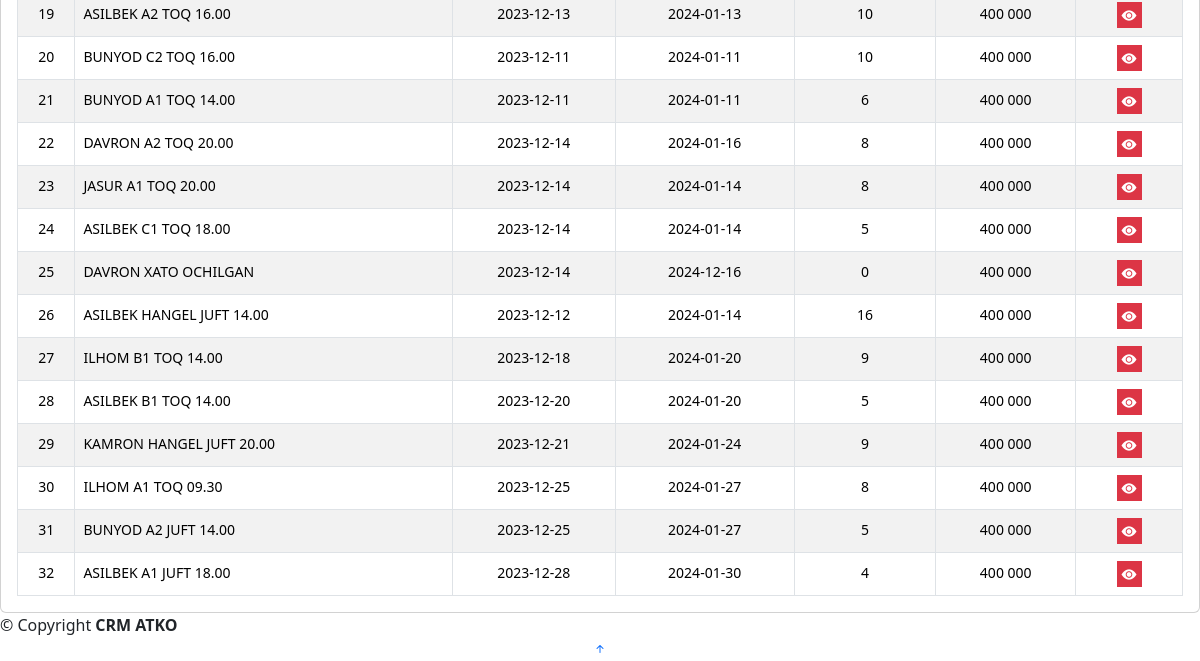
Page /guruhlar_active.php (signed in, lower part) on the earlier database version.
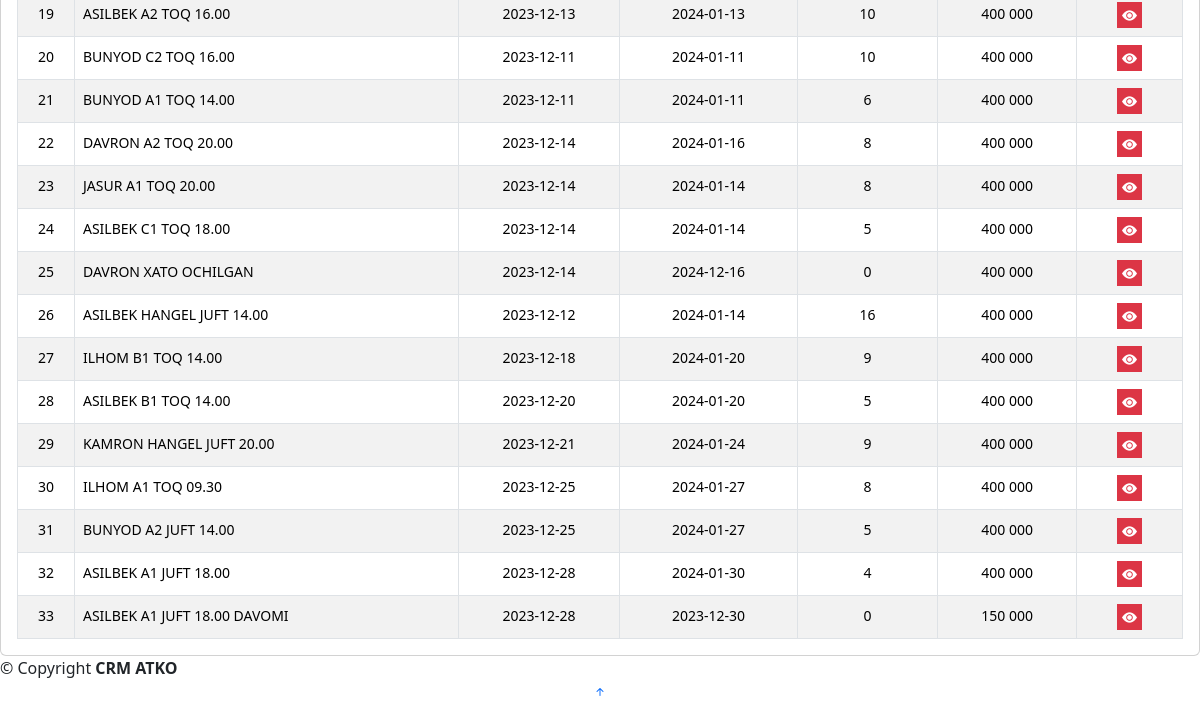
Same page on the later database version.
### tables this page shows
CREATE TABLE `guruh` (
  `id` int(11) NOT NULL,
  `GuruhID` varchar(25) NOT NULL,
  `GuruhName` varchar(170) NOT NULL,
  `GuruhSumma` varchar(20) NOT NULL,
  `TecherID` varchar(25) NOT NULL,
  `TechTulov` varchar(25) NOT NULL,
  `TechBonus` varchar(20) NOT NULL,
  `Start` date NOT NULL,
  `End` date NOT NULL,
  `RoomID` varchar(25) NOT NULL,
  `Dushanba` varchar(25) NOT NULL,
  `Seshanba` varchar(25) NOT NULL,
  `Chorshanba` varchar(25) NOT NULL,
  `Payshanba` varchar(25) NOT NULL,
  `Juma` varchar(25) NOT NULL,
  `Shanba` varchar(25) NOT NULL,
  `Meneger` varchar(20) NOT NULL,
  `InsertData` timestamp NOT NULL DEFAULT current_timestamp(),
  `UpdateData` timestamp NOT NULL DEFAULT current_timestamp()
);

### guruhlar_active.php (the view, shortened to what this page needs)
<!DOCTYPE html>
<html lang="en">
<head>
  <link href="assets/vendor/bootstrap/css/bootstrap.min.css" rel="stylesheet">
  <link href="assets/vendor/bootstrap-icons/bootstrap-icons.css" rel="stylesheet">
  <link href="assets/vendor/boxicons/css/boxicons.min.css" rel="stylesheet">
  <link href="assets/vendor/quill/quill.snow.css" rel="stylesheet">
  <link href="assets/vendor/quill/quill.bubble.css" rel="stylesheet">
  <link href="assets/vendor/remixicon/remixicon.css" rel="stylesheet">
  <link href="assets/vendor/simple-datatables/style.css" rel="stylesheet">
  <link href="assets/css/style.css" rel="stylesheet">
  <link href="https://cdn.datatables.net/1.10.18/css/dataTables.bootstrap4.min.css" rel="stylesheet">
</head>
<body>
  <?php  include("./connect/top.php"); ?>
  <main id="main" class="main">
    <section class="section contact">
        <div class="col-lg-12 col-12">
            <div class="info-box card px-3">
                <div class="table-responsive">
                <table  class="table table-bordered text-center align-baseline table-striped" style="font-size:14px;" id="dataTable" width="100%" cellspacing="0">
                  <tbody>
                    <?php
                      $sql = "SELECT * FROM `guruh` WHERE 1";
                      $res = $conn->query($sql);
                      $i=1;
                      while($row = $res->fetch()){
                        $Start = $row['Start'];
                        $End = $row['End'];
                        $date = date("Y-m-d");
                        if($Start<=$date AND $End>=$date){
                          $sql1 = "SELECT * FROM `guruh_plus` WHERE `GuruhID`='".$row['GuruhID']."' AND `Status`='true'";
                          $res1 = $conn->query($sql1);
                          $counts = 0;
                          while ($row1 = $res1->fetch()) {
                            $counts = $counts + 1;
                          }
                          echo "<tr>
                              <td>".$i."</td>
                              <td style='text-align:left;'>".$row['GuruhName']."</td>
                              <td>".$row['Start']."</td>
                              <td>".$row['End']."</td>
                              <td>".$counts."</td>
                              <td>".number_format(($row['GuruhSumma']), 0, '.', ' ')."</td>
                              <td>
                                <a href='./blog/guruh_eye.php?GuruhID=".$row['GuruhID']."' class='btn btn-danger py-0 px-1' style='border-radius: 0;'>
                                    <i class='bi bi-eye-fill' style='font-size:15px;color:white'></i>
                                </a>
                              </td>
                          </tr>";
                          $i++;
                        }
                      }
                    ?>
                  </tbody>
                </table>
              </div>
            </div>
    </section>
  </main>
  <?php include("./connect/footer.php"); ?>
</body>
</html>

### connect/footer.php
<footer id="footer" class="footer">
    <div class="copyright">
        &copy; Copyright <strong><span>CRM ATKO</span></strong>
    </div>
</footer>
<a href="#" class="back-to-top d-flex align-items-center justify-content-center"><i class="bi bi-arrow-up-short"></i></a>

Differences in the rows shown:
added guruh: GuruhName "ASILBEK A1 JUFT 18.00 DAVOMI", Start "2023-12-28", End "2023-12-30", counts "0", GuruhSumma "150 000"
